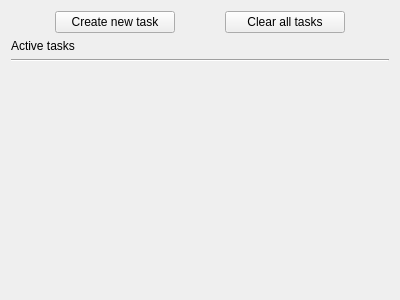
<?xml version="1.0" encoding="UTF-8"?>
<ui version="4.0">
 <class>TasksViewer</class>
 <widget class="QWidget" name="TasksViewer">
  <property name="geometry">
   <rect>
    <x>0</x>
    <y>0</y>
    <width>400</width>
    <height>300</height>
   </rect>
  </property>
  <property name="windowTitle">
   <string>Widget</string>
  </property>
  <layout class="QVBoxLayout" name="verticalLayout">
   <item>
    <layout class="QHBoxLayout" name="hLayoutButtons">
     <item>
      <spacer name="horizontalSpacer_2">
       <property name="orientation">
        <enum>Qt::Orientation::Horizontal</enum>
       </property>
       <property name="sizeHint" stdset="0">
        <size>
         <width>40</width>
         <height>20</height>
        </size>
       </property>
      </spacer>
     </item>
     <item>
      <widget class="QPushButton" name="buttonAddTask">
       <property name="minimumSize">
        <size>
         <width>120</width>
         <height>0</height>
        </size>
       </property>
       <property name="text">
        <string>Create new task</string>
       </property>
      </widget>
     </item>
     <item>
      <spacer name="horizontalSpacer">
       <property name="orientation">
        <enum>Qt::Orientation::Horizontal</enum>
       </property>
       <property name="sizeHint" stdset="0">
        <size>
         <width>40</width>
         <height>20</height>
        </size>
       </property>
      </spacer>
     </item>
     <item>
      <widget class="QPushButton" name="buttonClearAll">
       <property name="minimumSize">
        <size>
         <width>120</width>
         <height>0</height>
        </size>
       </property>
       <property name="text">
        <string>Clear all tasks</string>
       </property>
      </widget>
     </item>
     <item>
      <spacer name="horizontalSpacer_3">
       <property name="orientation">
        <enum>Qt::Orientation::Horizontal</enum>
       </property>
       <property name="sizeHint" stdset="0">
        <size>
         <width>40</width>
         <height>20</height>
        </size>
       </property>
      </spacer>
     </item>
    </layout>
   </item>
   <item>
    <widget class="QLabel" name="labelTitle">
     <property name="text">
      <string>Active tasks</string>
     </property>
    </widget>
   </item>
   <item>
    <widget class="Line" name="line">
     <property name="orientation">
      <enum>Qt::Orientation::Horizontal</enum>
     </property>
    </widget>
   </item>
   <item>
    <layout class="QVBoxLayout" name="vLayoutTasks"/>
   </item>
   <item>
    <spacer name="verticalSpacer">
     <property name="orientation">
      <enum>Qt::Orientation::Vertical</enum>
     </property>
     <property name="sizeHint" stdset="0">
      <size>
       <width>20</width>
       <height>40</height>
      </size>
     </property>
    </spacer>
   </item>
  </layout>
 </widget>
 <resources/>
 <connections/>
</ui>
